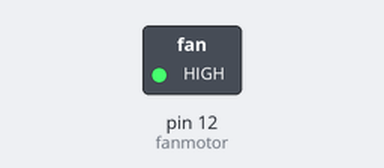
Bench run of a sketch on a simulated Arduino Uno, built with avr-gcc and run on an emulated ATmega328P. Parts: switched loads named in the sketch (green lamp = pin HIGH).

Above: at 0.1 s.
Timing chart, 0 to 1.6 s (numbered marks = the images above):
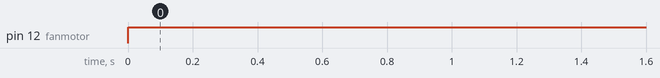

The sketch:

Fan_Test.ino
```cpp
/*
This code is used to test if your fan is working
 */
const int fanmotor = 12; //number of fan motor pin

void setup() {
  // put your setup code here, to run once:
  pinMode(fanmotor, OUTPUT); //setting the fan motor pin to an OUTPUT
}

void loop() {
  // put your main code here, to run repeatedly:
  digitalWrite(fanmotor, HIGH); //turn on the fan motor.

}
```

Measured:
- by itself, pin 12 (fanmotor): LOW → HIGH at 0.00 s
